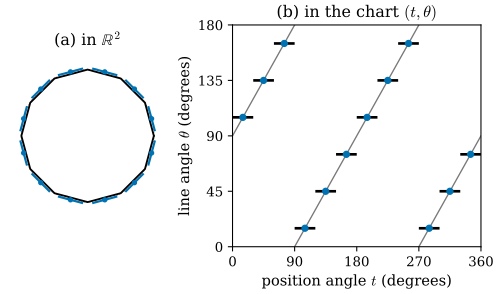

Generate this figure with Python:
"""Figure 46.4.1: three varifolds of the unit circle, drawn in R^2 and in the (position, line) chart.

(a) the inscribed regular 12-gon (black) and a 12-point cloud with tangent lines (blue ticks, weights 2 pi / 12)
placed half-way between the polygon vertices.
(b) the same objects in the chart (t, theta): t = polar angle of the position, theta in [0, 180) = angle of the
unoriented line. The circle varifold v(C, 1) is the sawtooth theta = t + 90 (mod 180) (grey); each polygon edge is a
horizontal segment (its line is constant while its points sweep an arc of angles); each atom is a dot on the
sawtooth.

Run from the project root: PYTHONPATH=tools python3 chapters/46-varifold-background/figures/fig-46-4-1-circle-varifolds.py
"""
import sys
from pathlib import Path

import numpy as np

sys.path.insert(0, str(Path(__file__).resolve().parents[1] / "lib"))
import dgfig  # noqa: E402

dgfig.setup()
import matplotlib.pyplot as plt  # noqa: E402

import var46 as v  # noqa: E402

C = dgfig.COLORS
N = 12
tv = 2 * np.pi * np.arange(N + 1) / N            # polygon vertices
tp = 2 * np.pi * (np.arange(N) + 0.5) / N        # atoms between the vertices
Xv = v.circle(tv)
Xp = v.circle(tp)
Tp = v.circle_tangent(tp)


def line_angle_deg(u):
    return np.degrees(np.arctan2(u[..., 1], u[..., 0])) % 180.0


# self-checks: each edge's line angle is the tangent angle at the edge midpoint; the offset from the sawtooth is
# at most 180/N degrees / 1 (= half the turning angle pi/N)
edge = np.diff(Xv, axis=0)
ang_e = line_angle_deg(edge)
assert np.allclose(ang_e, (np.degrees(tp) + 90) % 180)
assert np.allclose(line_angle_deg(Tp), (np.degrees(tp) + 90) % 180)

fig, axes = plt.subplots(1, 2, figsize=(6.4, 3.0), gridspec_kw={"width_ratios": [1, 1.5], "wspace": 0.3})
ax = axes[0]
tt = np.linspace(0, 2 * np.pi, 400)
ax.plot(*v.circle(tt).T, color=C["aux"], lw=0.8, ls=":")
ax.plot(Xv[:, 0], Xv[:, 1], color=C["main"], lw=1.4)
for x, u in zip(Xp, Tp):
    ax.plot([x[0] - 0.18 * u[0], x[0] + 0.18 * u[0]], [x[1] - 0.18 * u[1], x[1] + 0.18 * u[1]],
            color=C["tangent"], lw=1.6)
    ax.plot(*x, "o", color=C["tangent"], ms=3)
ax.set_aspect("equal")
ax.set_xlim(-1.25, 1.25)
ax.set_ylim(-1.25, 1.25)
ax.set_axis_off()
ax.set_title(r"(a) in $\mathbb{R}^2$", fontsize=12)

ax = axes[1]
# sawtooth theta = t + 90 mod 180, drawn piecewise to avoid the vertical jumps
td = np.linspace(0, 360, 2001)
th = (td + 90) % 180
jumps = np.where(np.diff(th) < 0)[0]
start = 0
for j in list(jumps) + [len(td) - 1]:
    ax.plot(td[start:j + 1], th[start:j + 1], color=C["aux"], lw=1.0)
    start = j + 1
for k in range(N):
    ax.plot(np.degrees([tv[k], tv[k + 1]]), [ang_e[k], ang_e[k]], color=C["main"], lw=2.0, solid_capstyle="butt")
ax.plot(np.degrees(tp), line_angle_deg(Tp), "o", color=C["tangent"], ms=4.5, zorder=3)
ax.set_xlim(0, 360)
ax.set_ylim(0, 180)
ax.set_xticks([0, 90, 180, 270, 360])
ax.set_yticks([0, 45, 90, 135, 180])
ax.set_xlabel(r"position angle $t$ (degrees)")
ax.set_ylabel(r"line angle $\theta$ (degrees)")
ax.set_title(r"(b) in the chart $(t, \theta)$", fontsize=12)

dgfig.save(fig, __file__)
